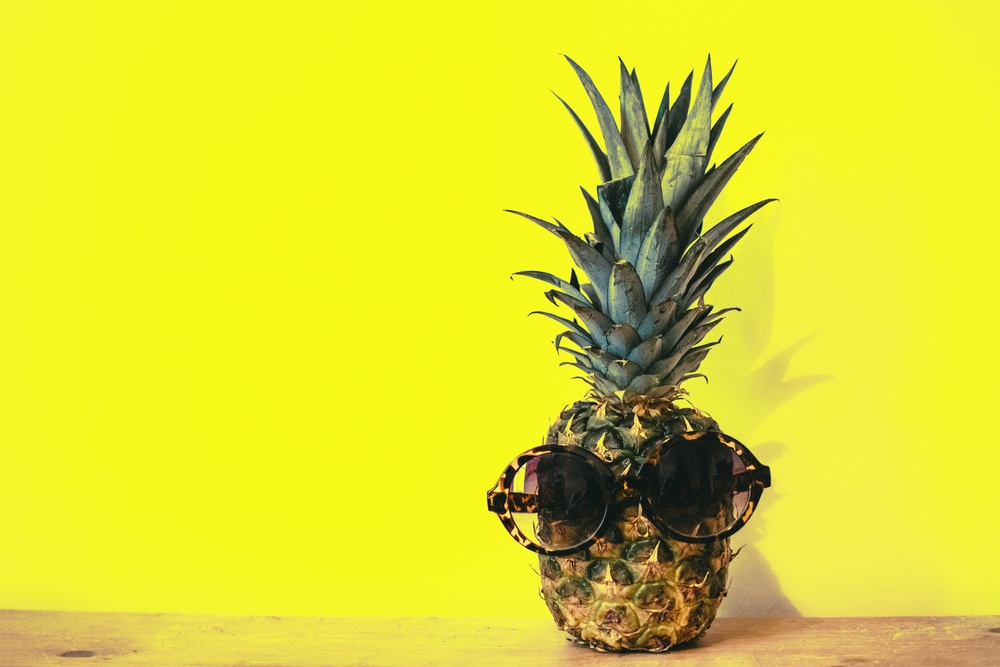
#> input picture images/input/2.jpg, 1000 x 667 px, shrunk from 6000 x 4000 before the run; its folder holds only this picture in this run
$ python opencv.py
#> lines starting #> are read from the running program, lines starting #| are printed output that depends on the picture
import time
import cv2
import os
from pathlib import Path

INPUT_DIR = "./images/input"
OUTPUT_DIR = "./images/output"
PERFORMANCE_FILE = "./results/opencv-results.txt"
COMPRESSED_QUALITY = 90

def get_image_paths():
    image_paths = []
    for filename in os.listdir(INPUT_DIR):
        if filename.lower().endswith(('.png', '.jpg', '.jpeg', '.webp')):
            image_path = os.path.join(INPUT_DIR, filename)
            image_paths.append(image_path)
    image_paths.sort()
    return image_paths

def test_crop() -> None:
    image_paths = get_image_paths()
    with open(PERFORMANCE_FILE, "a") as file:
        for image_path in image_paths:
            start_time = time.perf_counter()
            im = cv2.imread(image_path)
#> im is the input picture: shape (667, 1000, 3); mean B, G, R 44.4, 219.4, 222
            cropped_image = im[10:138, 10:138]
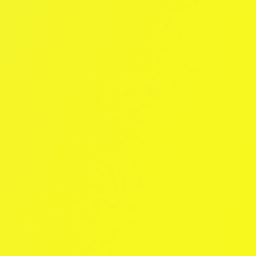
#> cropped_image: shape (128, 128, 3) (shown 2 times larger); mean B, G, R 34.7, 246.8, 246.4
            output_path = f"{OUTPUT_DIR}/{Path(image_path).stem}-crop{Path(image_path).suffix}"
            cv2.imwrite(output_path, cropped_image, [
                cv2.IMWRITE_PNG_COMPRESSION, 0,
                cv2.IMWRITE_JPEG_QUALITY, 100
            ])
            stop_time = time.perf_counter()
            duration = stop_time - start_time
            filesize = os.path.getsize(output_path)
            original_filesize = os.path.getsize(image_path)
            print(f'crop {output_path} | Duration: {duration}, File size: {filesize} bytes')
            file.write(f'crop,{duration},{filesize},{original_filesize}\n')

def test_compress() -> None:
    image_paths = get_image_paths()
    with open(PERFORMANCE_FILE, "a") as file:
        for image_path in image_paths:
            start_time = time.perf_counter()
            im = cv2.imread(image_path)
            output_path = f'{OUTPUT_DIR}/{Path(image_path).stem}-compress{Path(image_path).suffix}'
            cv2.imwrite(output_path, im, [
                cv2.IMWRITE_JPEG_QUALITY, COMPRESSED_QUALITY,
                cv2.IMWRITE_PNG_COMPRESSION, 3,
            ])
            stop_time = time.perf_counter()
            duration = stop_time - start_time
            filesize = os.path.getsize(output_path)
            original_filesize = os.path.getsize(image_path)
            print(f'compress {output_path} | Duration: {duration}, File size: {filesize} bytes')
            file.write(f'compress,{duration},{filesize},{original_filesize}\n')

def test_resize() -> None:
    image_paths = get_image_paths()
    with open(PERFORMANCE_FILE, "a") as file:
        for image_path in image_paths:
            start_time = time.perf_counter()
            im = cv2.imread(image_path)
            new_dimensions = (len(im[0]) // 2, len(im) // 2)
#> new_dimensions = (500, 333)
            im_resized = cv2.resize(im, new_dimensions)
            output_path = f'{OUTPUT_DIR}/{Path(image_path).stem}-resize{Path(image_path).suffix}'
            cv2.imwrite(output_path, im_resized, [
                cv2.IMWRITE_PNG_COMPRESSION, 0,
                cv2.IMWRITE_JPEG_QUALITY, 100
            ])
            stop_time = time.perf_counter()
            duration = stop_time - start_time
            filesize = os.path.getsize(output_path)
            original_filesize = os.path.getsize(image_path)
            print(f'resize {output_path} | Duration: {duration}, File size: {filesize} bytes')
            file.write(f'resize,{duration},{filesize},{original_filesize}\n')

def test_convert() -> None:
    image_paths = get_image_paths()
    with open(PERFORMANCE_FILE, "a") as file:
        for image_path in image_paths:
            start_time = time.perf_counter()
            im = cv2.imread(image_path)
            output_path = f'{OUTPUT_DIR}/{Path(image_path).stem}-convert.webp'
            cv2.imwrite(output_path, im, [
                cv2.IMWRITE_PNG_COMPRESSION, 0,
                cv2.IMWRITE_JPEG_QUALITY, 100
            ])
            stop_time = time.perf_counter()
            duration = stop_time - start_time
            filesize = os.path.getsize(output_path)
            original_filesize = os.path.getsize(image_path)
            print(f'convert {output_path} | Duration: {duration}, File size: {filesize} bytes')
            file.write(f'convert,{duration},{filesize},{original_filesize}\n')

test_crop()
test_compress()
test_resize()
test_convert()

$ run again, on images/input/6.jpg
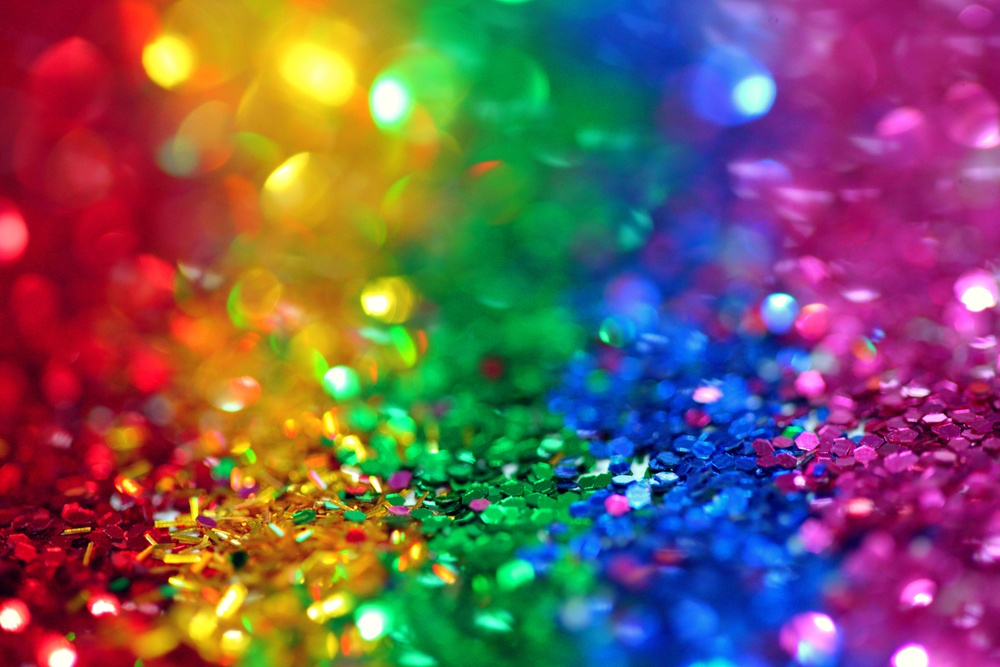
#> input picture images/input/6.jpg, 1000 x 667 px, shrunk from 5616 x 3744 before the run
#> in test_crop, im is the input picture: shape (667, 1000, 3); mean B, G, R 92.2, 89.7, 117.5
#> in test_crop, `cropped_image = im[10:138, 10:138]`:
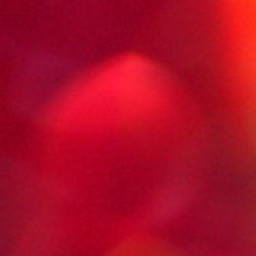
#> cropped_image: shape (128, 128, 3) (shown 2 times larger); mean B, G, R 38.2, 11.3, 170.6
#> new_dimensions = (500, 333)

$ run again, on images/input/7.jpg
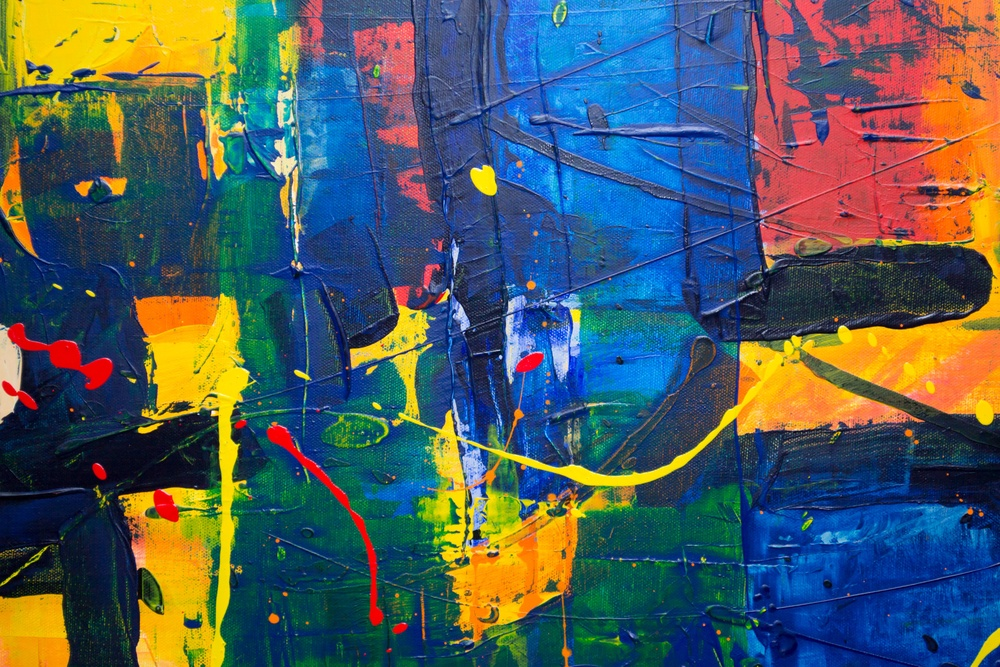
#> input picture images/input/7.jpg, 1000 x 667 px, shrunk from 4608 x 3072 before the run
#> in test_crop, im is the input picture: shape (667, 1000, 3); mean B, G, R 94.2, 92, 78.5
#> in test_crop, `cropped_image = im[10:138, 10:138]`:
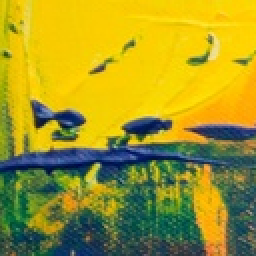
#> cropped_image: shape (128, 128, 3) (shown 2 times larger); mean B, G, R 37.3, 153, 162.1
#> new_dimensions = (500, 333)
#> in test_resize, `im_resized = cv2.resize(im, new_dimensions)`:
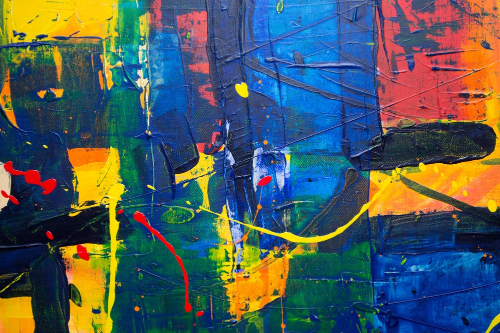
#> im_resized: shape (333, 500, 3); mean B, G, R 94.1, 91.9, 78.4

$ run again, on images/input/3.jpg
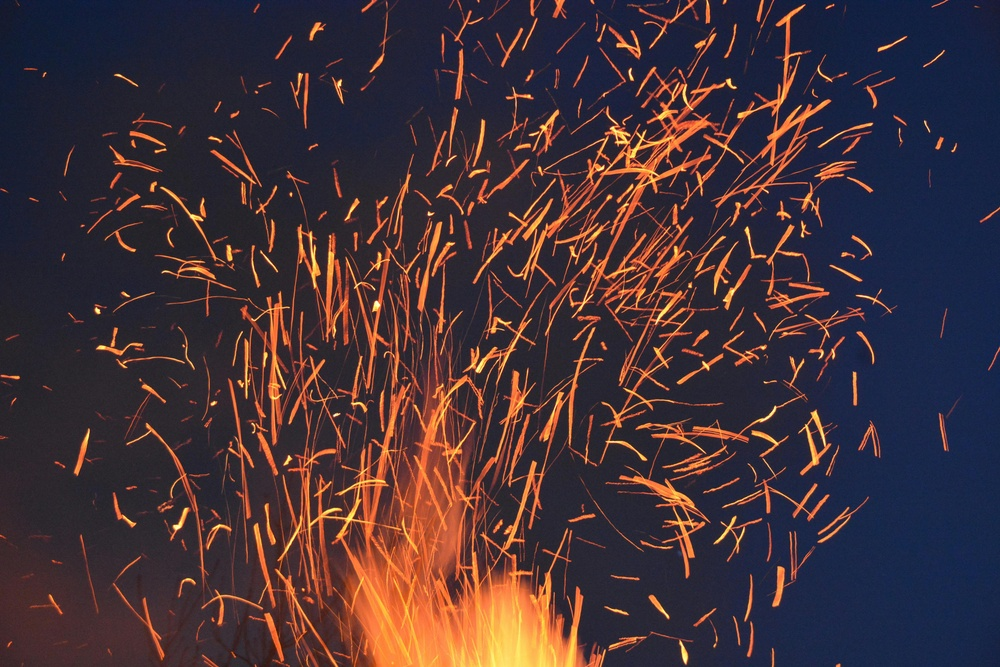
#> input picture images/input/3.jpg, 1000 x 667 px, shrunk from 6000 x 4000 before the run
#> in test_crop, im is the input picture: shape (667, 1000, 3); mean B, G, R 55.3, 49.6, 67.7
#> in test_crop, `cropped_image = im[10:138, 10:138]`:
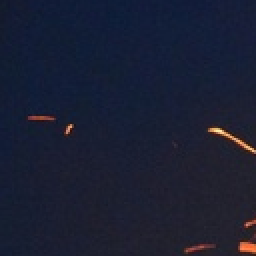
#> cropped_image: shape (128, 128, 3) (shown 2 times larger); mean B, G, R 50.4, 31, 26.4
#> new_dimensions = (500, 333)
#> in test_resize, `im_resized = cv2.resize(im, new_dimensions)`:
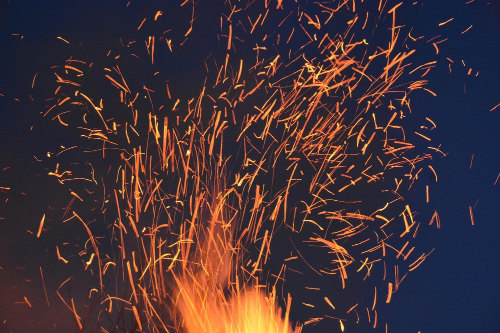
#> im_resized: shape (333, 500, 3); mean B, G, R 55.2, 49.5, 67.6

$ run again, on images/input/4.jpg
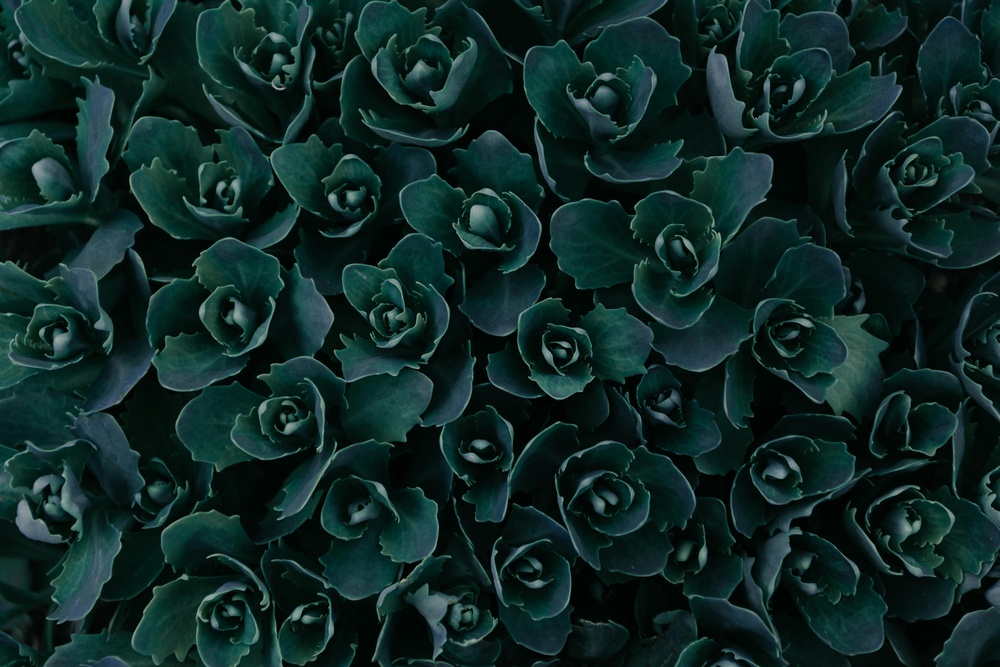
#> input picture images/input/4.jpg, 1000 x 667 px, shrunk from 6000 x 4000 before the run
#> in test_crop, im is the input picture: shape (667, 1000, 3); mean B, G, R 37.2, 39.4, 14.5
#> in test_crop, `cropped_image = im[10:138, 10:138]`:
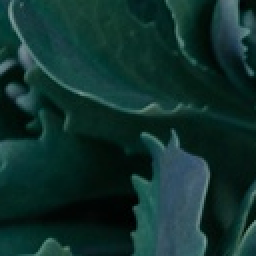
#> cropped_image: shape (128, 128, 3) (shown 2 times larger); mean B, G, R 45, 48.9, 16.5
#> new_dimensions = (500, 333)
